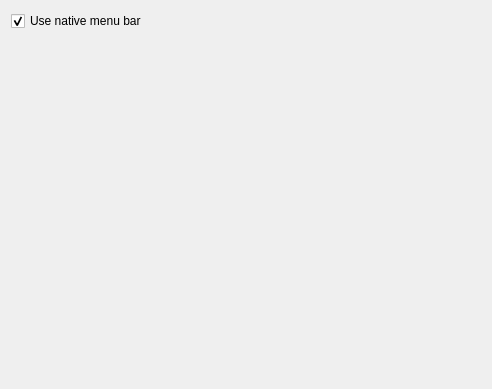
<?xml version="1.0" encoding="UTF-8"?>
<ui version="4.0">
 <class>MenuBar</class>
 <widget class="QWidget" name="MenuBar">
  <property name="geometry">
   <rect>
    <x>0</x>
    <y>0</y>
    <width>492</width>
    <height>389</height>
   </rect>
  </property>
  <layout class="QVBoxLayout" name="verticalLayout">
   <item>
    <widget class="QCheckBox" name="UseNativeMenuBar">
     <property name="text">
      <string>Use native menu bar</string>
     </property>
     <property name="checked">
      <bool>true</bool>
     </property>
     <property name="RequiresRestart" stdset="0">
      <bool>true</bool>
     </property>
    </widget>
   </item>
   <item>
    <spacer name="verticalSpacer">
     <property name="orientation">
      <enum>Qt::Vertical</enum>
     </property>
     <property name="sizeHint" stdset="0">
      <size>
       <width>20</width>
       <height>244</height>
      </size>
     </property>
    </spacer>
   </item>
  </layout>
 </widget>
 <resources/>
 <connections/>
</ui>
